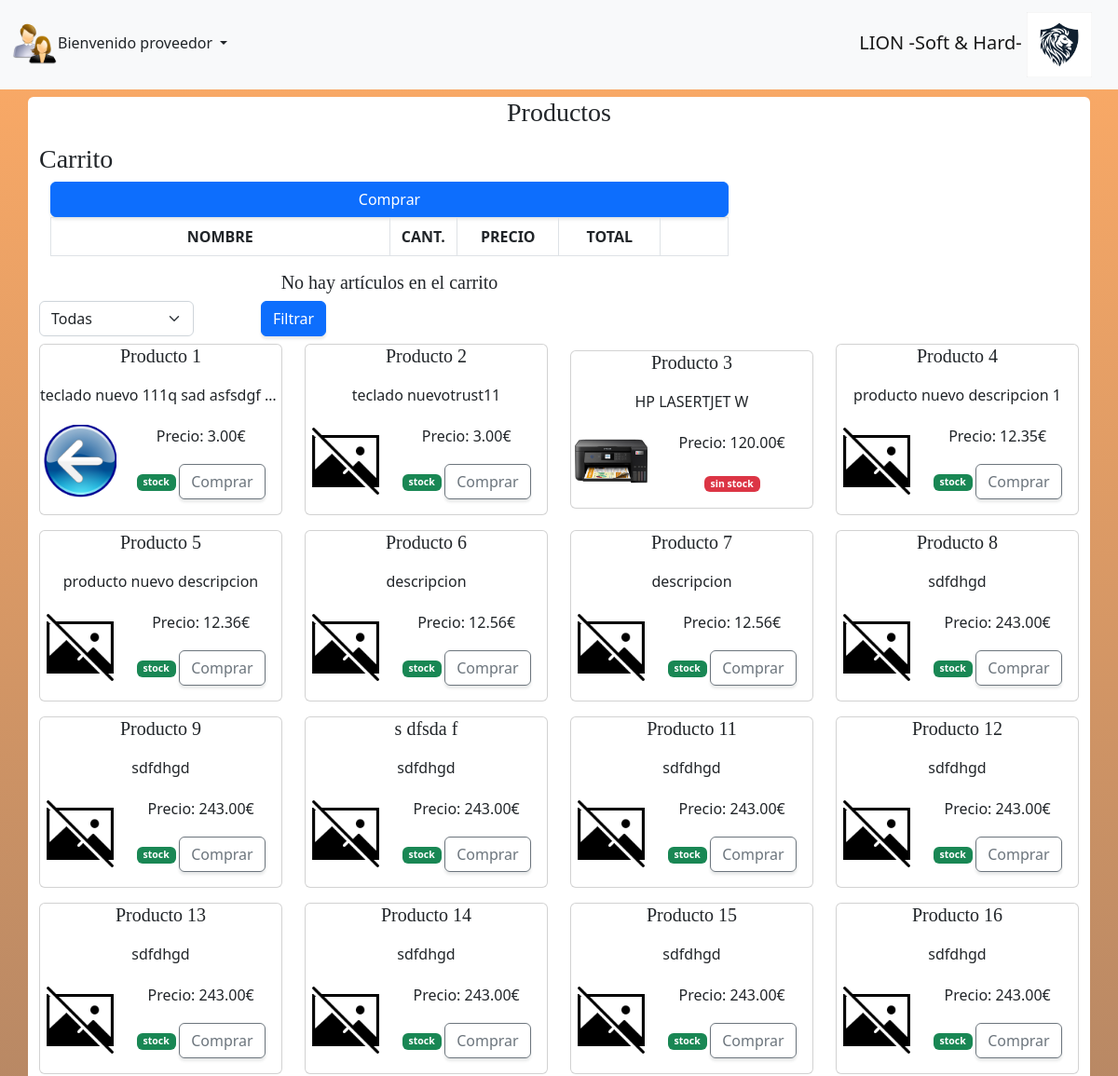
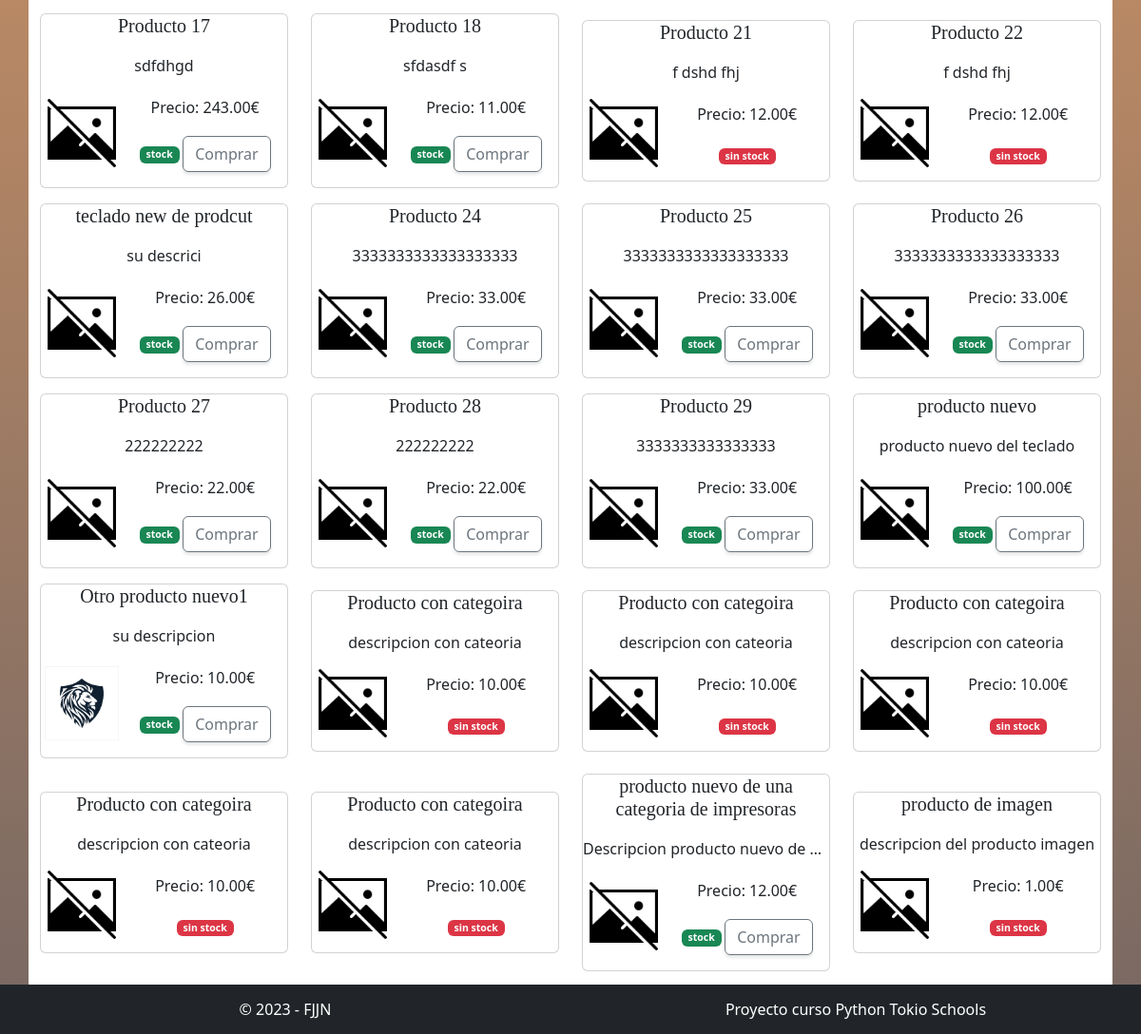
Page /clien_tiendacliente (signed in) on the committed database (2 pictures, top to bottom).
### models.py (models this page shows, shortened)
class User(db.Base, UserMixin):
    __tablename__ = 'users'
    __table_args__ = {'sqlite_autoincrement': True}
    id = Column(Integer, primary_key=True)
    username = Column(String(25), nullable=False, unique=True, index=True)
    password = Column(String(102), nullable=False)
    rol_id = Column(Integer, ForeignKey("rol.id_rol"))
    nomRolUser = relationship("Rol")

class Producto(db.Base):
    __tablename__ = 'producto'
    __table_args__ = {'sqlite_autoincrement': True}
    id_producto = Column(Integer, primary_key=True)
    nombreProd = Column(String(50), nullable=False)
    descProd = Column(String(250), nullable=False)
    pVentaProd = Column(Float, nullable=False)
    pCompraProd = Column(Float, nullable=False)
    stockProd = Column(Integer(), default=0)
    sMaxProd = Column(Integer(), default=0)
    ubicaProd = Column(String(20))
    provIdProd = Column(Integer, ForeignKey("proveedor.id_proveedor"))
    cateIdProd = Column(Integer, ForeignKey("categoria.id_categoria"))
    imgProd = Column(String(30), nullable=True)
    nomProvProd = relationship("Proveedor")
    nomCateProd = relationship("Categoria")

### main.py (the view)
@app.route("/clien_tiendacliente" , methods=['GET', 'POST'])
@login_required
def clien_tiendacliente():
    form = FormClienTiendaCliente()
    custom_cookie = request.cookies.get(str(current_user.id), False)
    if form.categoria.data is None or form.categoria.data=='0':
        lista_productos = db.session.query(Producto).all()
    else:
        categoria_id = int(form.categoria.data)
        lista_productos = db.session.query(Producto).filter(Producto.cateIdProd == categoria_id).all()
    for prod in lista_productos:
        if prod.imgProd:
            prod.imgProg = prod.imgProd[3:]
    if custom_cookie:
        carrito = request.cookies.get(str(current_user.id))
        datos_carrito = json.loads(carrito)
        total_carro = 0
        for datos in datos_carrito:
            cantidad = datos.get("cantidad")
            pvp = datos.get("pvp")
            total_carro += cantidad * pvp
        return render_template('clientes/clien_tiendacliente.html', form=form, productos=lista_productos,
                                   datos_carrito=datos_carrito, total=total_carro)
    else:
        datos_carrito = []
        total_carro = 0
        response = make_response(render_template('clientes/clien_tiendacliente.html', form=form, productos=lista_productos,
                                                 datos_carrito=datos_carrito, total=total_carro))
        response.set_cookie(str(current_user.id))
        return response

### forms/formcliente.py
class FormClienTiendaCliente(FlaskForm):
    query = db.session.query(Categoria).all()
    tablaCategorias = [(0, 'Todas')]
    for cat in query:
        cat = (cat.id_categoria, cat.nombreCate)
        tablaCategorias.append(cat)
    categoria = SelectField(u"Categoria:", choices=tablaCategorias)
    submit = SubmitField("Filtrar")

### main.py (called while the page is built)
@login_manager_app.user_loader
def load_user(id):
    query = db.session.query(User).filter(User.id == int(id)).first()
    return query

### templates/clientes/clien_tiendacliente.html (shortened to what this page needs)
{% extends './home.html' %}
{% block body %}
<div class="container rounded bg-white mt-1 mb-1">
    <h3 class="h3 mt-2 mb-2 fw-normal ">Productos</h3>
    <form class="row " action="/clien_tiendacliente" method="POST">
        <div id="carrito">
            <h1 class="h3 mt-2 mb-2 fw-normal text-start">Carrito</h1>
            <div class=" container-fluid col-md-12 ">
                <div class="list-group col-md-8">
                  <table class="table table-bordered">
                      <tr>
                        <th>NOMBRE</th>
                        <th width="10%">CANT.</th>
                        <th width="15%">PRECIO</th>
                        <th width="15%">TOTAL</th>
                        <th width="10%"></th>
                      </tr>
                  <a class="btn btn-primary"  href="/clien_comprarcarro">Comprar</a>
                  </table>
                  {% if total > 0 %}
                        <h5>TOTAL CARRITO: {{"%.2f"|format(total) }} €</h5>
                  {% else %}
                    <h5>No hay artículos en el carrito</h5>
                  {% endif %}
                </div>
        </div>
        </div>
        <div id="productos">
            <div class="col-md-12 border-left border-right">
            <div class="row">
                <div class="col-md-2">
                   {{form.categoria (class="form-select")}}
                </div>
                <div class="col-md-2">
                    {{form.submit (class="btn btn-primary profile-button")}}
                </div>
            </div>
            <div class="row mt-2">
            {% for prod in productos: %}
                <div class="col-lg-3 col-sm-6 col-xs-12 my-auto">
                    <div class="card mb-3 " style="max-width: 350px; ">
                         <div class="d-flex align-items-center row g-0">
                             <div class="card-title">
                                <h5 class="card-title">{{prod.nombreProd}}</h5>
                             </div>
                             <div>
                                <p class="card-text text-truncate" >{{prod.descProd}}</p>
                             </div>
                            <div class="col-md-4 ">
                                <img src="{% if prod.imgProd %}{{prod.imgProd}}{% else %}{{url_for('static', filename='img/noimagen.png')}} {% endif %}" class="img-fluid p-1 rounded-start" alt="...">
                            </div>
                            <div class="col-md-8">
                                <div class="card-body">
                                    <p class="card-text">Precio: {{"%.2f"|format(prod.pVentaProd)}}€</p>
                                        <small class="text-muted">
                                            {% if prod.stockProd > 1 %}
                                            <span class="badge bg-success">stock</span>
                                            {% else %}
                                            <span class="badge bg-danger">sin stock</span>
                                            {% endif %}
                                        </small>
                                    {% if prod.stockProd > 1 %}
                                    <a href="/clien_comprarproducto/{{prod.id_producto}}" class="btn btn-outline-secondary">Comprar</a>
                                    {% endif %}
                                </div>
                            </div>
                        </div>
                    </div>
                </div>
            {% endfor %}
            </div>
        </div>
        </div>
        <div class="row">
                <div class="text-center mb-2">
                    <a class="btn btn-primary" href="/home">Cancelar</a>
                </div>
        </div>
    </form>
</div>
{% endblock %}

### templates/home.html (shortened to what this page needs)
{% extends './base.html' %}
{% block customCss %}<link rel="stylesheet" href="{{ url_for('static', filename='css/lionweb.css' )}}">{% endblock %}
{% block header%}
    <nav class="navbar navbar-expand-lg navbar-light bg-light">
        <div class="container-fluid">
            <div class="nav-item dropdown " >
                <a class="nav-link dropdown-toggle" data-bs-toggle="dropdown" href="#" role="button" aria-haspopup="true" aria-expanded="false">
                    <img src="{{url_for('static', filename='img/person.png')}}"alt="perfil" width="50" height="50">Bienvenido {{current_user.username}}
                </a>
            </div>
            <a class="navbar-brand" href="/home"> LION -Soft & Hard-
                <img src="../static/img/lion.jpg" alt="logo" width="70" height="70">
            </a>
        </div>
    </nav>
{% endblock %}

### templates/base.html (shortened to what this page needs)
<!DOCTYPE html>
<html lang="es" xmlns="http://www.w3.org/1999/html" xmlns="http://www.w3.org/1999/html">
    <head>
        {% block customCss %}{% endblock %}
        <link rel="stylesheet" type="text/css" href="https://cdn.jsdelivr.net/npm/bootstrap@5.3.0-alpha2/dist/css/bootstrap.min.css">
        <link rel="stylesheet" type="text/css" href="https://cdnjs.cloudflare.com/ajax/libs/twitter-bootstrap/5.2.0/css/bootstrap.min.css">
        <link rel="stylesheet" type="text/css" href="https://cdn.datatables.net/1.13.4/css/dataTables.bootstrap5.min.css">
        <link rel="stylesheet" type="text/css" href="https://cdn.datatables.net/responsive/2.4.1/css/responsive.dataTables.min.css">
        <link rel="stylesheet" type="text/css" href="https://cdn.datatables.net/1.10.25/css/dataTables.bootstrap5.css">
        <link rel="stylesheet" href="https://cdn.jsdelivr.net/npm/@fortawesome/fontawesome-free@6.1.2/css/fontawesome.min.css">
    </head>
    <header>
        {% block header %}{% endblock %}
    </header>
    <body class="text-center">
    {% block body %}{% endblock %}
    </body>
    <div class="container-expand-lg bg-dark fixed-bottom">
      <footer class="d-flex  flex-wrap justify-content-around align-items-center py-1 my-2">
        <p class="col-md-4 mb-0 text-white ">© 2023 - FJJN</p>
        <p class="col-md-4 mb-0 text-white ">Proyecto curso Python Tokio Schools</p>
      </footer>
    </div>
</html>

### static/css/lionweb.css (style rules this page uses)
body { font-family: 'Lora'; background: linear-gradient(rgba(253,126,20,0.65), rgba(47, 23, 15, 0.65)); background-attachment: fixed; background-position: center; background-size: cover; }
h1, h2, h3, h4, h5, h6 { font-family: 'Raleway'; }
p { line-height: 1.75; }
.btn { box-shadow: 0px 3px 3px 0px rgba(33, 37, 41, 0.1); }

### rows in the picture
User: username "proveedor"
Producto: nombreProd "Producto 1", descProd "teclado nuevo 111q sad asfsdgf…", shows a picture, pVentaProd "3.00", stockProd "stock"
Producto: nombreProd "Producto 2", descProd "teclado nuevotrust11", pVentaProd "3.00", stockProd "stock"
Producto: nombreProd "Producto 3", descProd "HP LASERTJET W", shows a picture, pVentaProd "120.00", stockProd "sin stock"
Producto: nombreProd "Producto 4", descProd "producto nuevo descripcion 1", pVentaProd "12.35", stockProd "stock"
Producto: nombreProd "Producto 5", descProd "producto nuevo descripcion", pVentaProd "12.36", stockProd "stock"
Producto: nombreProd "Producto 6", descProd "descripcion", pVentaProd "12.56", stockProd "stock"
Producto: nombreProd "Producto 7", descProd "descripcion", pVentaProd "12.56", stockProd "stock"
Producto: nombreProd "Producto 8", descProd "sdfdhgd", pVentaProd "243.00", stockProd "stock"
Producto: nombreProd "Producto 9", descProd "sdfdhgd", pVentaProd "243.00", stockProd "stock"
Producto: nombreProd "s dfsda f", descProd "sdfdhgd", pVentaProd "243.00", stockProd "stock"
Producto: nombreProd "Producto 11", descProd "sdfdhgd", pVentaProd "243.00", stockProd "stock"
Producto: nombreProd "Producto 12", descProd "sdfdhgd", pVentaProd "243.00", stockProd "stock"
Producto: nombreProd "Producto 13", descProd "sdfdhgd", pVentaProd "243.00", stockProd "stock"
Producto: nombreProd "Producto 14", descProd "sdfdhgd", pVentaProd "243.00", stockProd "stock"
Producto: nombreProd "Producto 15", descProd "sdfdhgd", pVentaProd "243.00", stockProd "stock"
Producto: nombreProd "Producto 16", descProd "sdfdhgd", pVentaProd "243.00", stockProd "stock"
Producto: nombreProd "Producto 17", descProd "sdfdhgd", pVentaProd "243.00", stockProd "stock"
Producto: nombreProd "Producto 18", descProd "sfdasdf s", pVentaProd "11.00", stockProd "stock"
Producto: nombreProd "Producto 21", descProd "f dshd fhj", pVentaProd "12.00", stockProd "sin stock"
Producto: nombreProd "Producto 22", descProd "f dshd fhj", pVentaProd "12.00", stockProd "sin stock"
Producto: nombreProd "teclado new de prodcut", descProd "su descrici", pVentaProd "26.00", stockProd "stock"
Producto: nombreProd "Producto 24", descProd "3333333333333333333", pVentaProd "33.00", stockProd "stock"
Producto: nombreProd "Producto 25", descProd "3333333333333333333", pVentaProd "33.00", stockProd "stock"
Producto: nombreProd "Producto 26", descProd "3333333333333333333", pVentaProd "33.00", stockProd "stock"
Producto: nombreProd "Producto 27", descProd "222222222", pVentaProd "22.00", stockProd "stock"
Producto: nombreProd "Producto 28", descProd "222222222", pVentaProd "22.00", stockProd "stock"
Producto: nombreProd "Producto 29", descProd "3333333333333333", pVentaProd "33.00", stockProd "stock"
Producto: nombreProd "producto nuevo", descProd "producto nuevo del teclado", pVentaProd "100.00", stockProd "stock"
Producto: nombreProd "Otro producto nuevo1", descProd "su descripcion", shows a picture, pVentaProd "10.00", stockProd "stock"
Producto: nombreProd "Producto con categoira", descProd "descripcion con cateoria", pVentaProd "10.00", stockProd "sin stock"
Producto: nombreProd "Producto con categoira", descProd "descripcion con cateoria", pVentaProd "10.00", stockProd "sin stock"
Producto: nombreProd "Producto con categoira", descProd "descripcion con cateoria", pVentaProd "10.00", stockProd "sin stock"
Producto: nombreProd "Producto con categoira", descProd "descripcion con cateoria", pVentaProd "10.00", stockProd "sin stock"
Producto: nombreProd "Producto con categoira", descProd "descripcion con cateoria", pVentaProd "10.00", stockProd "sin stock"
Producto: nombreProd "producto nuevo de una categoria de impresoras", descProd "Descripcion producto nuevo de…", pVentaProd "12.00", stockProd "stock"
Producto: nombreProd "producto de imagen", descProd "descripcion del producto imagen", pVentaProd "1.00", stockProd "sin stock"
